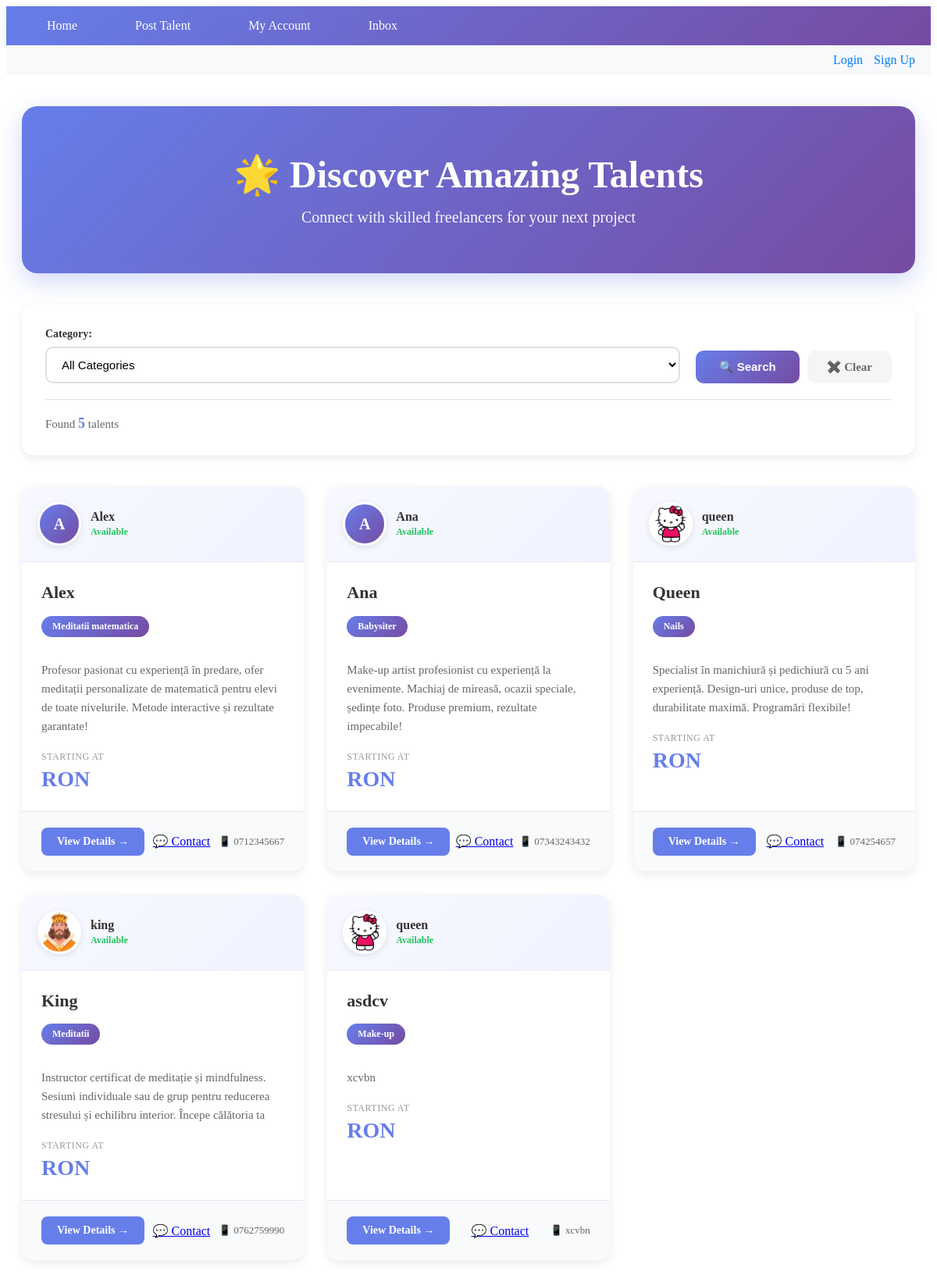
The page / on the database its author committed.
### Talent/models.py (models this page shows, shortened)
class TalentsPost(models.Model):
    user = models.ForeignKey(User, on_delete=models.CASCADE)
    category = models.ForeignKey(Categories, on_delete=models.SET_NULL, null=True)
    name = models.CharField(max_length=128)  # Service name
    description = models.TextField()
    phone_number = models.CharField(max_length=20)

class Categories(models.Model):
    name = models.CharField(max_length=128)
    def __str__(self):
        return self.name

class UserAccount(models.Model):
    user = models.OneToOneField(User, on_delete=models.CASCADE)
    bio = models.TextField(blank=True)
    phone_number = models.CharField(max_length=20, blank=True)
    photo = models.ImageField(upload_to='profile_pics/', blank=True, null=True)

### Talent/views.py (the view)
# urls.py: path("", HomePageView.as_view(), name="home"),
class HomePageView(ListView):
    model = TalentsPost
    template_name = 'home_page.html'
    context_object_name = 'posts'
    def get_queryset(self):
        queryset = TalentsPost.objects.all()
        self.filterset = TalentFilter(self.request.GET, queryset=queryset)
        return self.filterset.qs
    def get_context_data(self, **kwargs):
        context = super().get_context_data(**kwargs)
        context['filterset'] = self.filterset
        context['categories'] = Categories.objects.all()
        return context

### Talent/templates/home_page.html (shortened to what this page needs)
{% extends 'base.html' %}
{% load static %}
{% block content %}
<link rel="stylesheet" href="{% static 'home_page.css' %}">
<div class="home-container">
    <div class="hero-section">
        <h1>🌟 Discover Amazing Talents</h1>
        <p>Connect with skilled freelancers for your next project</p>
    </div>
    <div class="filter-section">
        <form method="get" class="filter-form">
            <div class="filter-group">
                {{ filterset.form.category.label_tag }}
                {{ filterset.form.category }}
            </div>
            <div class="filter-buttons">
                <button type="submit" class="btn-filter">
                    🔍 Search
                </button>
                <a href="{% url 'home' %}" class="btn-clear">
                    ✖️ Clear
                </a>
            </div>
        </form>
        <div class="results-count">
            <p>Found <strong>{{ posts|length }}</strong> talents</p>
        </div>
    </div>
    <div class="talents-grid">
        {% for post in posts %}
            <div class="talent-card">
                <div class="card-header">
                    <div class="user-info">
                        {% if post.user.useraccount.photo %}
                            <img src="{{ post.user.useraccount.photo.url }}" alt="{{ post.user.username }}" class="user-avatar">
                        {% else %}
                            <div class="user-avatar-placeholder">
                                {{ post.user.username|first|upper }}
                            </div>
                        {% endif %}
                        <div>
                            <h4>{{ post.user.username }}</h4>
                            <span class="user-status">Available</span>
                        </div>
                    </div>
                </div>
                <div class="card-body">
                    <h3 class="talent-title">{{ post.name }}</h3>
                    {% if post.category %}
                        <span class="category-badge">{{ post.category }}</span>
                    {% endif %}
                    <p class="talent-description">{{ post.description|truncatewords:25 }}</p>
                    <div class="talent-meta">
                        <div class="price">
                            <span class="price-label">Starting at</span>
                            <span class="price-value">{{ post.price }} RON</span>
                        </div>
                    </div>
                </div>
                <div class="card-footer">
                    <a href="#" class="btn-view">View Details →</a>
                    <a href="{% url 'chat' post.user.id %}">💬 Contact</a>
                    <div class="contact-info">
                        {% if post.phone_number %}
                            <span>📱 {{ post.phone_number }}</span>
                        {% endif %}
                    </div>
                </div>
            </div>
        {% endfor %}
    </div>
</div>
{% endblock %}

### Talent/templates/base.html (shortened to what this page needs)
{% load static %}
<!DOCTYPE html>
<html>
<head>
    <link rel="stylesheet" href="{% static 'navbar.css' %}">
    <link rel="stylesheet" href="{% static 'base.css' %}">
</head>
<body>
    <nav class="navbar">
        <a href="{% url 'home' %}">Home</a>
        <a href="{% url 'add_talent' %}">Post Talent</a>
        <a href="{% url 'user_account' %}">My Account</a>
        <a href ="{% url 'inbox' %}">Inbox</a>
    </nav>
    <div class="auth-section">
        {% if user.is_authenticated %}
            <span class="welcome-msg">Bună, {{ user.username }}!</span>
            <a href="{% url 'logout' %}" class="auth-link">
                <span>Logout</span>
            </a>
        {% else %}
            <a href="{% url 'login' %}" class="auth-link">
                <span>Login</span>
            </a>
            <a href="{% url 'register' %}" class="auth-link">
                <span>Sign Up</span>
            </a>
        {% endif %}
    </div>
    <div class="content">
        {% block content %}
        {% endblock %}
    </div>
</body>
</html>

### static/navbar.css (style rules this page uses)
.navbar { background: linear-gradient(135deg, #667eea 0%, #764ba2 100%); padding: 1rem 2rem; box-shadow: 0 2px 10px rgba(0,0,0,0.1); }
.navbar a { color: white; text-decoration: none; margin-right: 30px; padding: 12px 20px; border-radius: 25px; font-weight: 500; transition: all 0.3s ease; }

### static/base.css (style rules this page uses)
.auth-section { text-align: right; padding: 10px 20px; background-color: #f8f9fa; }
.auth-link { margin-left: 10px; text-decoration: none; color: #007bff; }

### static/home_page.css (style rules this page uses)
.home-container { max-width: 1400px; margin: 0 auto; padding: 40px 20px; }
.hero-section { text-align: center; padding: 60px 20px; background: linear-gradient(135deg, #667eea 0%, #764ba2 100%); border-radius: 20px; color: white; margin-bottom: 40px; box-shadow: 0 10px 30px rgba(102, 126, 234, 0.3); }
.hero-section h1 { font-size: 48px; margin: 0 0 15px 0; font-weight: 700; }
.hero-section p { font-size: 20px; opacity: 0.95; margin: 0; }
.filter-section { background: white; padding: 30px; border-radius: 15px; margin-bottom: 40px; box-shadow: 0 4px 12px rgba(0,0,0,0.08); }
.filter-form { display: flex; gap: 20px; align-items: flex-end; flex-wrap: wrap; }
.filter-group { flex: 1; min-width: 250px; }
.filter-group label { display: block; margin-bottom: 8px; font-weight: 600; color: #333; font-size: 14px; }
.filter-group select { width: 100%; padding: 12px 15px; border: 2px solid #e0e0e0; border-radius: 10px; font-size: 15px; background: white; cursor: pointer; transition: all 0.3s; }
.filter-buttons { display: flex; gap: 10px; }
.btn-filter { padding: 12px 30px; background: linear-gradient(135deg, #667eea, #764ba2); color: white; border: none; border-radius: 10px; font-size: 15px; font-weight: 600; cursor: pointer; transition: all 0.3s; }
.btn-clear { padding: 12px 25px; background: #f5f5f5; color: #666; border: none; border-radius: 10px; font-size: 15px; font-weight: 600; text-decoration: none; transition: all 0.3s; display: flex; align-items: center; }
.results-count { margin-top: 20px; padding-top: 20px; border-top: 1px solid #e0e0e0; }
.results-count p { color: #666; margin: 0; font-size: 15px; }
.results-count strong { color: #667eea; font-size: 18px; }
.talents-grid { display: grid; grid-template-columns: repeat(auto-fill, minmax(350px, 1fr)); gap: 30px; }
.talent-card { background: white; border-radius: 15px; overflow: hidden; box-shadow: 0 4px 12px rgba(0,0,0,0.08); transition: all 0.3s; display: flex; flex-direction: column; }
.card-header { padding: 20px; background: linear-gradient(135deg, #f8f9ff 0%, #f0f2ff 100%); border-bottom: 1px solid #e8eaff; }
.user-info { display: flex; align-items: center; gap: 12px; }
.user-avatar { width: 50px; height: 50px; border-radius: 50%; object-fit: cover; border: 3px solid white; box-shadow: 0 2px 8px rgba(0,0,0,0.1); }
.user-avatar-placeholder { width: 50px; height: 50px; border-radius: 50%; background: linear-gradient(135deg, #667eea, #764ba2); color: white; display: flex; align-items: center; justify-content: center; font-size: 20px; font-weight: 700; border: 3px solid white; box-shadow: 0 2px 8px rgba(0,0,0,0.1); }
.user-info h4 { margin: 0; font-size: 16px; color: #333; }
.user-status { font-size: 12px; color: #22c55e; font-weight: 600; }
.card-body { padding: 25px; flex: 1; }
.talent-title { font-size: 22px; color: #333; margin: 0 0 15px 0; font-weight: 700; line-height: 1.3; }
.category-badge { display: inline-block; padding: 6px 14px; background: linear-gradient(135deg, #667eea, #764ba2); color: white; border-radius: 20px; font-size: 12px; font-weight: 600; margin-bottom: 15px; }
.talent-description { color: #666; line-height: 1.6; margin: 15px 0; font-size: 15px; }
.talent-meta { margin-top: 20px; }
.price { display: flex; flex-direction: column; gap: 5px; }
.price-label { font-size: 12px; color: #999; text-transform: uppercase; letter-spacing: 0.5px; }
.price-value { font-size: 28px; font-weight: 700; color: #667eea; }
.card-footer { padding: 20px 25px; background: #f9fafb; border-top: 1px solid #e5e7eb; display: flex; justify-content: space-between; align-items: center; }
.btn-view { padding: 10px 20px; background: #667eea; color: white; text-decoration: none; border-radius: 8px; font-weight: 600; font-size: 14px; transition: all 0.3s; }
.contact-info { font-size: 13px; color: #666; }

### rows shown on the page
TalentsPost: user.username|first "A", user.username "Alex", name "Alex", category "Meditatii matematica", description "Profesor pasionat cu experiență în predare, ofer meditații personalizate de matematică pentru elevi de toate nivelurile. Metode interactive și rezultate garantate!", phone_number "0712345667"
TalentsPost: user.username|first "A", user.username "Ana", name "Ana", category "Babysiter", description "Make-up artist profesionist cu experiență la evenimente. Machiaj de mireasă, ocazii speciale, ședințe foto. Produse premium, rezultate impecabile!", phone_number "07343243432"
TalentsPost: user.useraccount.photo (picture), user.username "queen", name "Queen", category "Nails", description "Specialist în manichiură și pedichiură cu 5 ani experiență. Design-uri unice, produse de top, durabilitate maximă. Programări flexibile!", phone_number "074254657"
TalentsPost: user.useraccount.photo (picture), user.username "king", name "King", category "Meditatii", description "Instructor certificat de meditație și mindfulness. Sesiuni individuale sau de grup pentru reducerea stresului și echilibru interior. Începe călătoria ta", phone_number "0762759990"
TalentsPost: user.useraccount.photo (picture), user.username "queen", name "asdcv", category "Make-up", description "xcvbn", phone_number "xcvbn"

### other values the page prints
{{ filterset.form.category.label_tag }} "Category:"
{{ posts|length }} "5"
